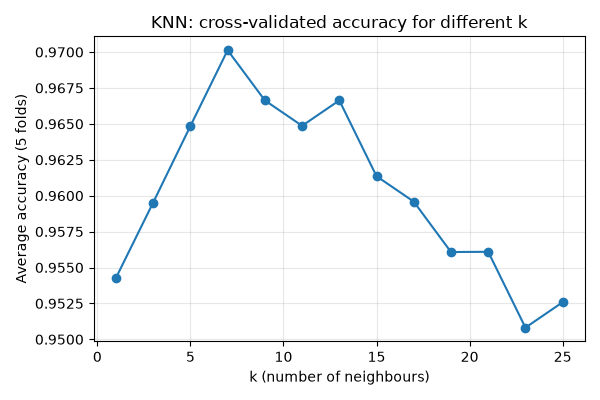

Source code (Python):
# choose_k.py
# Which k works best for KNN? Try several values with 5-fold cross-validation.

import matplotlib
matplotlib.use("Agg")
import matplotlib.pyplot as plt
from sklearn.datasets import load_breast_cancer
from sklearn.model_selection import cross_val_score
from sklearn.neighbors import KNeighborsClassifier
from sklearn.pipeline import make_pipeline
from sklearn.preprocessing import StandardScaler

# Breast cancer dataset: 569 patients, 30 measurements, label = malignant / benign
X, y = load_breast_cancer(return_X_y=True)

k_values = list(range(1, 26, 2))    # odd numbers avoid ties in voting
scores = []
for k in k_values:
    # pipeline = scale first, then KNN (scaling is re-learned inside every fold)
    model = make_pipeline(StandardScaler(), KNeighborsClassifier(n_neighbors=k))
    # cross-validation: split data into 5 parts, test on each part once, average the 5 scores
    cv_scores = cross_val_score(model, X, y, cv=5)
    scores.append(cv_scores.mean())
    print(f"k = {k:>2}  average accuracy = {cv_scores.mean():.3f}")

best_k = k_values[scores.index(max(scores))]
print("\nBest k:", best_k)

plt.figure(figsize=(6, 4))
plt.plot(k_values, scores, marker="o")
plt.title("KNN: cross-validated accuracy for different k")
plt.xlabel("k (number of neighbours)")
plt.ylabel("Average accuracy (5 folds)")
plt.grid(True, alpha=0.3)
plt.tight_layout()
plt.savefig("choose_k.png")
print("Saved choose_k.png")
